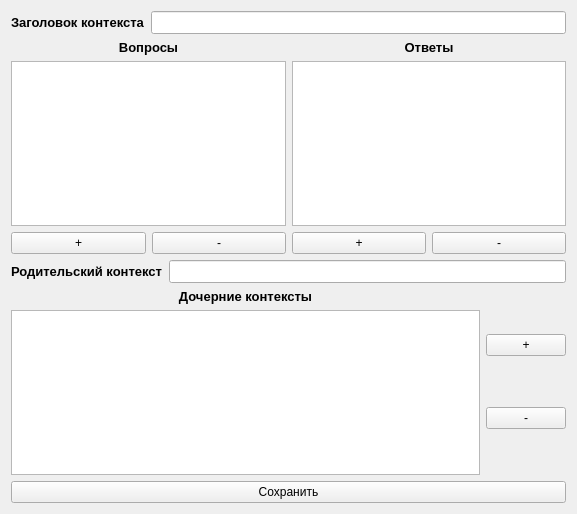
<?xml version="1.0" encoding="UTF-8"?>
<ui version="4.0">
 <class>Form</class>
 <widget class="QWidget" name="Form">
  <property name="geometry">
   <rect>
    <x>0</x>
    <y>0</y>
    <width>577</width>
    <height>514</height>
   </rect>
  </property>
  <property name="windowTitle">
   <string>EditContext</string>
  </property>
  <layout class="QVBoxLayout" name="verticalLayout_5">
   <item>
    <layout class="QHBoxLayout" name="horizontalLayout">
     <item>
      <widget class="QLabel" name="label_3">
       <property name="font">
        <font>
         <pointsize>10</pointsize>
         <weight>75</weight>
         <bold>true</bold>
        </font>
       </property>
       <property name="text">
        <string>Заголовок контекста</string>
       </property>
      </widget>
     </item>
     <item>
      <widget class="QLineEdit" name="leHeader">
       <property name="font">
        <font>
         <pointsize>10</pointsize>
         <weight>50</weight>
         <bold>false</bold>
        </font>
       </property>
      </widget>
     </item>
    </layout>
   </item>
   <item>
    <layout class="QHBoxLayout" name="horizontalLayout_5">
     <item>
      <layout class="QVBoxLayout" name="verticalLayout">
       <item>
        <widget class="QLabel" name="label">
         <property name="font">
          <font>
           <pointsize>10</pointsize>
           <weight>75</weight>
           <bold>true</bold>
          </font>
         </property>
         <property name="text">
          <string>Вопросы</string>
         </property>
         <property name="alignment">
          <set>Qt::AlignCenter</set>
         </property>
        </widget>
       </item>
       <item>
        <widget class="QTableView" name="tvQ"/>
       </item>
       <item>
        <layout class="QHBoxLayout" name="horizontalLayout_2">
         <item>
          <widget class="QPushButton" name="pbQAdd">
           <property name="text">
            <string>+</string>
           </property>
          </widget>
         </item>
         <item>
          <widget class="QPushButton" name="pbQDel">
           <property name="text">
            <string>-</string>
           </property>
          </widget>
         </item>
        </layout>
       </item>
      </layout>
     </item>
     <item>
      <layout class="QVBoxLayout" name="verticalLayout_2">
       <item>
        <widget class="QLabel" name="label_2">
         <property name="font">
          <font>
           <pointsize>10</pointsize>
           <weight>75</weight>
           <bold>true</bold>
          </font>
         </property>
         <property name="text">
          <string>Ответы</string>
         </property>
         <property name="alignment">
          <set>Qt::AlignCenter</set>
         </property>
        </widget>
       </item>
       <item>
        <widget class="QTableView" name="tvA"/>
       </item>
       <item>
        <layout class="QHBoxLayout" name="horizontalLayout_3">
         <item>
          <widget class="QPushButton" name="pbAAdd">
           <property name="text">
            <string>+</string>
           </property>
          </widget>
         </item>
         <item>
          <widget class="QPushButton" name="pbADel">
           <property name="text">
            <string>-</string>
           </property>
          </widget>
         </item>
        </layout>
       </item>
      </layout>
     </item>
    </layout>
   </item>
   <item>
    <layout class="QHBoxLayout" name="horizontalLayout_4">
     <item>
      <widget class="QLabel" name="label_5">
       <property name="font">
        <font>
         <pointsize>10</pointsize>
         <weight>75</weight>
         <bold>true</bold>
        </font>
       </property>
       <property name="text">
        <string>Родительский контекст</string>
       </property>
      </widget>
     </item>
     <item>
      <widget class="QLineEdit" name="leParentContext">
       <property name="font">
        <font>
         <pointsize>10</pointsize>
         <weight>50</weight>
         <bold>false</bold>
        </font>
       </property>
       <property name="readOnly">
        <bool>true</bool>
       </property>
      </widget>
     </item>
    </layout>
   </item>
   <item>
    <layout class="QHBoxLayout" name="horizontalLayout_6">
     <item>
      <layout class="QVBoxLayout" name="verticalLayout_3">
       <item>
        <widget class="QLabel" name="label_6">
         <property name="font">
          <font>
           <pointsize>10</pointsize>
           <weight>75</weight>
           <bold>true</bold>
          </font>
         </property>
         <property name="text">
          <string>Дочерние контексты</string>
         </property>
         <property name="alignment">
          <set>Qt::AlignCenter</set>
         </property>
        </widget>
       </item>
       <item>
        <widget class="QTableView" name="tvChildContext"/>
       </item>
      </layout>
     </item>
     <item>
      <layout class="QVBoxLayout" name="verticalLayout_4">
       <item>
        <widget class="QPushButton" name="pbCAdd">
         <property name="text">
          <string>+</string>
         </property>
        </widget>
       </item>
       <item>
        <widget class="QPushButton" name="pbCDel">
         <property name="text">
          <string>-</string>
         </property>
        </widget>
       </item>
      </layout>
     </item>
    </layout>
   </item>
   <item>
    <widget class="QPushButton" name="pbSave">
     <property name="text">
      <string>Сохранить</string>
     </property>
    </widget>
   </item>
  </layout>
 </widget>
 <resources/>
 <connections/>
</ui>
